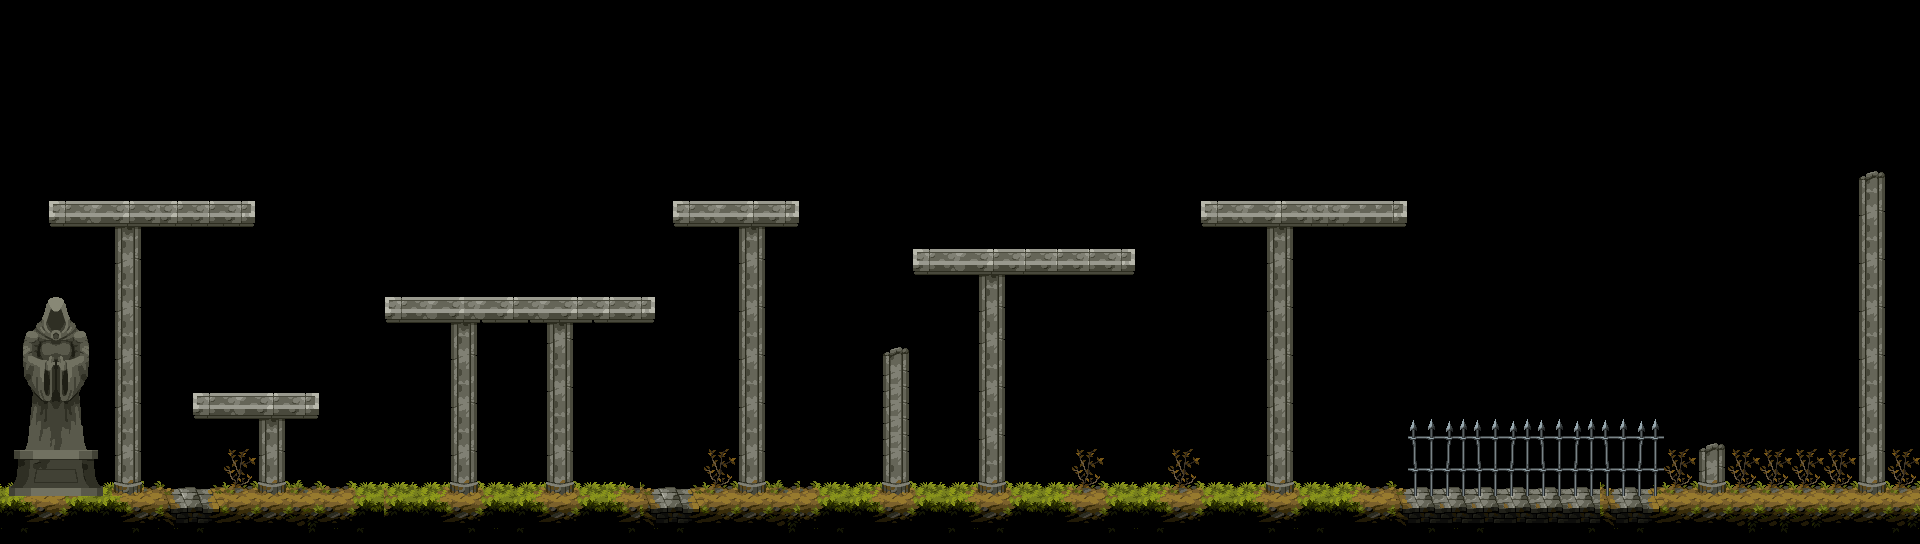

A level layout from a 2D game, rendered from its tile map. Below: a short description, then the map file with tile-grid data replaced by summaries:
An orthogonal 120x34 tile map with 16x16 px tiles, 4 tile layers (Platforms, Background, Parede, Background2), 2 tilesets.

<map version="1.10" tiledversion="1.11.2" orientation="orthogonal" renderorder="right-down" width="120" height="34" tilewidth="16" tileheight="16" infinite="0" nextlayerid="5" nextobjectid="1">
 <tileset firstgid="1" name="Tiles" tilewidth="16" tileheight="16" tilecount="528" columns="22">
  <image source="../Tilesets/Level3_tiles/Tiles.png" width="352" height="384" />
 </tileset>
 <tileset firstgid="529" name="Salt" tilewidth="16" tileheight="16" tilecount="98" columns="7">
  <image source="../Tilesets/Level3_tiles/Salt.png" width="112" height="224" />
 </tileset>
 <layer id="1" name="Platforms" width="120" height="34">
  <data>[4080 cells, 193 non-empty, 24 distinct tile ids]</data>
 </layer>
 <layer id="2" name="Background" width="120" height="34">
  <data>[4080 cells, 758 non-empty, 74 distinct tile ids]</data>
 </layer>
 <layer id="3" name="Parede" width="120" height="34">
  <data>[4080 cells, 0 non-empty, 0 distinct tile ids]</data>
 </layer>
 <layer id="4" name="Background2" width="120" height="34">
  <data>[4080 cells, 183 non-empty, 117 distinct tile ids]</data>
 </layer>
</map>
